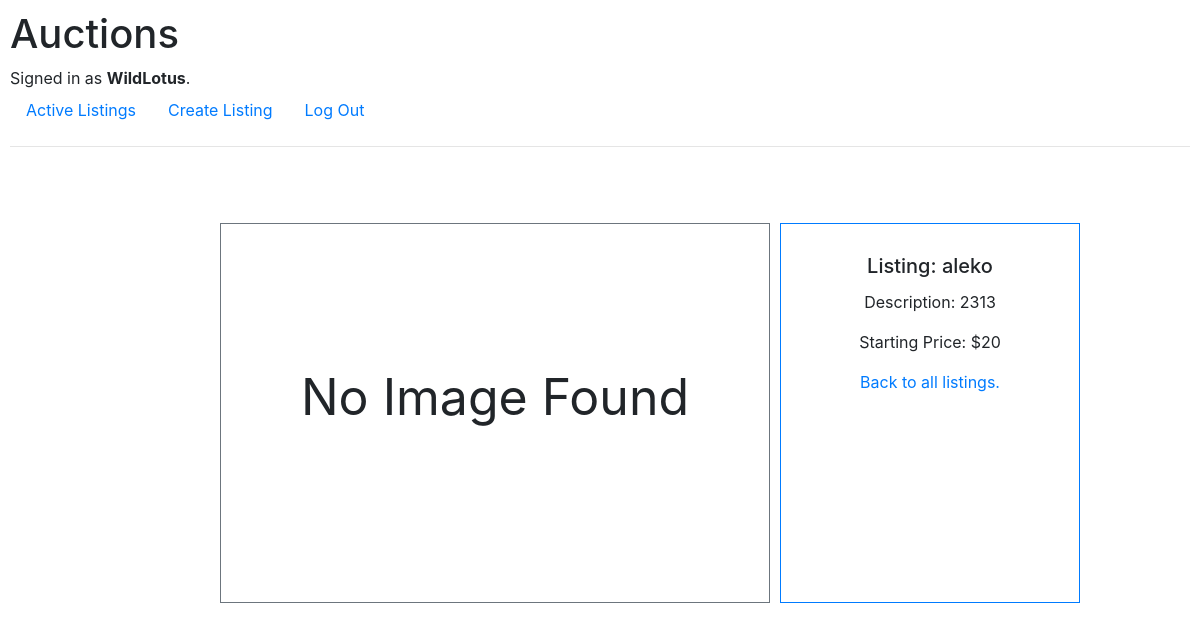
Page /2 (signed in) on the earlier database version.
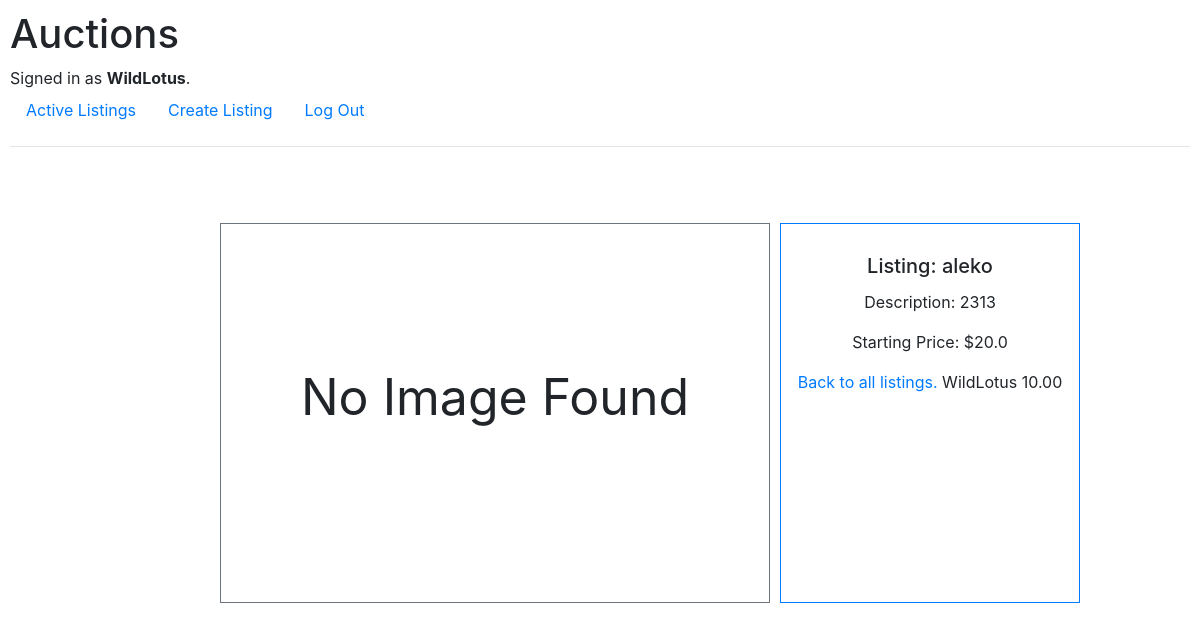
Same page on the later database version.
### auctions/models.py (models this page shows, shortened)
class Listing(models.Model):
    title = models.CharField(max_length=64)
    description = models.TextField(null=True)
    image_url = URLField(max_length=255, blank=True)
    starting_bid = models.FloatField(null=True)
    date = models.DateTimeField(auto_now_add=True, null=True)
    current_bid = models.FloatField(null=True, blank=True)
    category = models.ForeignKey(Category, on_delete=models.CASCADE, null=True, blank=True)
    active = models.BooleanField(default=True)
    buyer = models.ForeignKey(User, on_delete=models.PROTECT, related_name='buyer', null=True, blank=True)
    author = models.ForeignKey(User, on_delete=models.PROTECT, null=True)

class Bid(models.Model):
    listing = models.ForeignKey(Listing, on_delete=models.CASCADE, related_name="bids")
    author = models.ForeignKey(User, on_delete=models.CASCADE, null=True)
    offer = models.DecimalField(decimal_places=2, max_digits=5)
    date = models.DateTimeField(auto_now_add=True, null=True)

class User(AbstractUser):
    pass

### auctions/views.py (the view)
# urls.py: path('<int:listing_id>', views.listing, name="listing"),
def listing(request, listing_id):
    if not request.user.is_authenticated:
        return HttpResponseRedirect(reverse('login'))
    listing = Listing.objects.get(pk=listing_id)
    return render(request, "auctions/listing.html", {
        "listing": listing,
        "comments": listing.comments.all(),
        "comment_form": NewCommentForm(),
        "bid_form": NewBidForm(),
        "bid": Bid.objects.all()
    })

### auctions/templates/auctions/listing.html (shortened to what this page needs)
{% extends "auctions/layout.html"%}
{% block body %}
<div class="wrapper">
    <div class="row" style="height: 500px; padding: 60px; margin-left: 150px;">
        <div class="col-xs-4">
        {% if listing.image_url %}
            <img src="{{ listing.image_url }}" alt="Card image cap" style="width: 400px; height: 500px">
        {% else %}
            <div class="h-100 p-3 border border-secondary" style="width: 550px;">
                <p class="text-center" style="padding-top: 120px; font-size: 50px;">No Image Found</p>
            </div>
        {% endif %}
        </div>
        <div class="col-xs-4 border border-primary text-center align-middle" style="width: 300px; padding-top: 30px; margin-left: 10px; display: inline-block;">
            <strong>
                <h5 class="card-title">Listing: {{ listing.title }}</h5>
            </strong>
            <p class="card-text">Description: {{ listing.description }}</p>
            <p class="card-text">Starting Price: ${{ listing.starting_bid }}</p>
            <a href="{% url 'index' %}">Back to all listings.</a>
            {% for bid in listing.bids.all %}
                {{ bid.author }} {{ bid.offer }}
            {% endfor %}
        </div>
    </div>
</div>
{% endblock %}

Differences in the rows shown:
changed Listing "aleko": starting_bid "20" → "20.0"
added Bid: author "WildLotus", offer "10.00"
